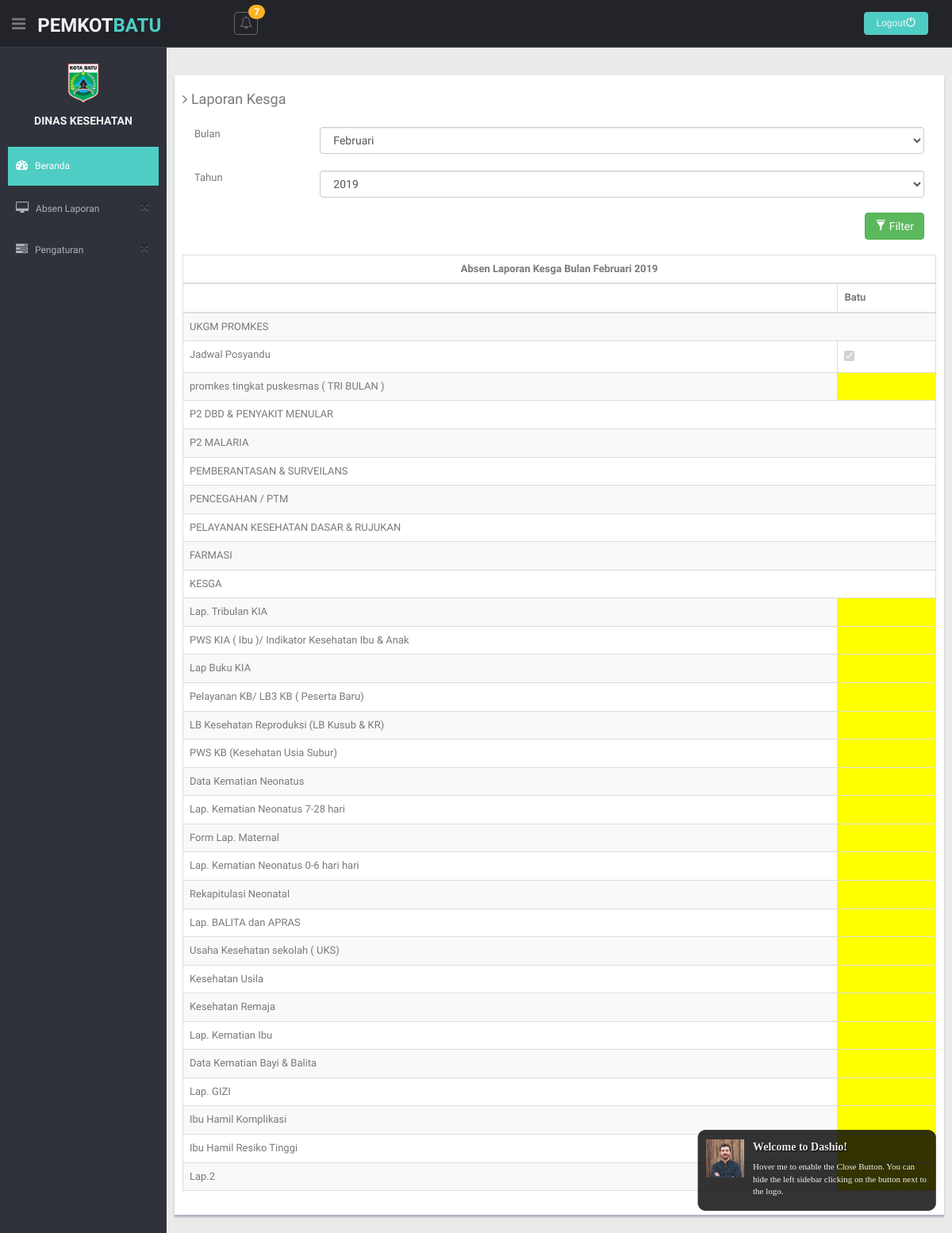
/index.php/user/laporanKesgaBatuUser, run on the app's committed database.
### tables this page shows
CREATE TABLE `detaillaporan` (
  `idDetailLaporan` int(11) NOT NULL,
  `idLaporan` varchar(50) NOT NULL,
  `namaField` varchar(225) NOT NULL,
  `namaKategori` varchar(200) NOT NULL,
  `Batu` varchar(255) NOT NULL DEFAULT 'BELUM',
  `Junrejo` varchar(255) NOT NULL,
  `Beji` varchar(255) NOT NULL,
  `Sisir` varchar(255) NOT NULL,
  `Bumiaji` varchar(255) NOT NULL DEFAULT 'BELUM',
  `terima` text NOT NULL,
  `susulan` text NOT NULL,
  `Kepanjen` varchar(100) DEFAULT NULL
);

### application/controllers/User.php (called while the page is built, shortened)
<?php
class User extends CI_Controller {
	public function __construct()
	{
		$this->load->model('UserModel');
		$this->load->model('KesgaModel');
		$this->load->model('P2plModel');
		$this->load->model('YankesModel');
	}
	public function laporanKesgaBatuUser()
	{
		$this->load->helper('url');
		$this->load->helper('form');
		$query = $this->db->query("select tahun,bulan from laporan where jenisLaporan= 'KESGA' order by kodeLaporan DESC LIMIT 1");
  foreach ($query->result() as $key) {
        $data['bulan']= $key->bulan;
        $data['tahun']= $key->tahun;
      }
		$data['kategori']= $this->KesgaModel->getLastKategori();
		$data['laporan']= $this->KesgaModel->getLastLaporan();
		$this->load->view('headeruser');
		$this->load->view('laporanKesgaBatuUser',$data);
	}
}

### index.php (called while the page is built, shortened)
<?php
require_once BASEPATH.'core/CodeIgniter.php';

### application/models/KesgaModel.php (called while the page is built, shortened)
<?php
class KesgaModel extends CI_Model {
    public function getLastLaporan(){
        $this->db->select('*');
        $this->db->distinct();
        $this->db->from('detaillaporan');
        $this->db->join('laporan', 'laporan.kodeLaporan = detaillaporan.idLaporan');
        $this->db->where('detaillaporan.idLaporan', '(SELECT kodeLaporan from laporan WHERE jenisLaporan = "KESGA" ORDER by kodeLaporan DESC LIMIT 1)',false);
         $query = $this->db->get();
            return $query->result();
    }
public function getLastKategori(){
    $this->db->distinct();
    $this->db->select('namaKategori');
    $this->db->distinct();
    $this->db->from('detaillaporan');
     $query = $this->db->get();
    return $query->result();
}
}

### application/views/laporanKesgaBatuUser.php (the view, shortened to what this page needs)
    <section id="main-content">
          <div class="col-lg-12">
      <section class="wrapper">
        <div class="row">
          <div class="row mt">
            <div class="form-panel">
              <h4 class="mb"><i class="fa fa-angle-right"></i> Laporan Kesga</h4>
             <?php echo form_open('User/filterKesgaBatu'); ?>
                <div class="form-group">
                  <label class="col-sm-2 col-sm-2 control-label">Bulan</label>
                  <div class="col-sm-10">
                     <select class="form-control" name="bulan" id="bulan">
                  <?php
                  $daftarBulan = array("Januari","Februari","Maret","April","Mei","Juni","Juli","Agustus","September","Oktober", "Desember");
                  foreach ($daftarBulan as $key) {
                  if($key== $bulan){?>
                    <option value="<?php echo $key?>" selected=""><?php echo $key?></option>
                 <?php }
                  else{?>
                     <option value="<?php echo $key?>" ><?php echo $key?></option>
                  <?php }}?>
                </select>
                  </div>
                </div>
                <div class="form-group"><br><br><br>
                  <label class="col-sm-2 col-sm-2 control-label">Tahun</label>
                  <div class="col-sm-10">
                   <select class="form-control" name="tahun" id="tahun">
                  <?php for($i=2015 ; $i<=2023;$i++){
                    if($i==$tahun){?>
                  <option value="<?php echo $i?>" selected=""><?php echo $i?></option>
            <?php   } else{?>
            <option value="<?php echo $i?>" ><?php echo $i?></option>
                  <?php   }} ?>
                </select><br>
                  </div>
                </div>
                <div class="form-group">
                <div class="col-sm-12" align="right">
               <button type="submit" id="btn-filter" class="btn btn-success" ><span class="glyphicon glyphicon-filter" ></span>  Filter</button>
                <?php echo form_close();?>
                           <br><br>
                  </div>
                </div>
                <table id="table" class="table table-striped table-bordered" cellspacing="0" width="100%">
            <thead>
            <tr>
              <th colspan="8" ><center>Absen Laporan Kesga Bulan <?php echo $bulan." "; echo $tahun?> </center> </th>
            </tr>
                <tr>
                    <th></th>
                    <th>Batu</th>
                </tr>
            </thead>
            <tbody>
            <?php foreach($kategori as $key){?>
              <tr>
                  <td colspan="6"><?php echo $key->namaKategori?></td>
              </tr>
              <?php foreach ($laporan as $data) {
                if($key->namaKategori==$data->namaKategori){?>
              <tr>
                <td><?php echo $data->namaField?></td>
              <?php if($data->Batu == "SUDAH") {?>
                <td><input type="checkbox" name="feeling" value="good" checked="" disabled readonly=""></td>
              <?php }else{?>
              <td style="background: yellow"></td>
              <?php } ?>
              </tr>
              <?php }}} ?>
            </tbody>
        </table>
            </div>
          </div>
      </section>
</body>
</html>

### assets/css/style.css (style rules this page uses)
body { color: #797979; background: #eaeaea; font-family: 'Ruda', sans-serif; padding: 0px !important; margin: 0px !important; font-size:13px; }
.mt { margin-top: 25px; }
.mb { margin-bottom: 25px; }
#main-content { margin-left: 210px; }
.wrapper { display: inline-block; margin-top: 60px; padding-left: 15px; padding-right: 15px; padding-bottom: 15px; padding-top: 0px; width: 100%; }
.form-panel { background: #ffffff; margin: 10px; padding: 10px; box-shadow: 0px 3px 2px #aab2bd; text-align: left; }
label { font-weight: 400; }

### data on the page
detaillaporan: namaField "Jadwal Posyandu"
detaillaporan: namaField "promkes tingkat puskesmas ( TRI BULAN )"
detaillaporan: namaField "Lap. Tribulan KIA"
detaillaporan: namaField "PWS KIA ( Ibu )/ Indikator Kesehatan Ibu & Anak"
detaillaporan: namaField "Lap Buku KIA"
detaillaporan: namaField "Pelayanan KB/ LB3 KB ( Peserta Baru)"
detaillaporan: namaField "LB Kesehatan Reproduksi (LB Kusub & KR)"
detaillaporan: namaField "PWS KB (Kesehatan Usia Subur)"
detaillaporan: namaField "Data Kematian Neonatus"
detaillaporan: namaField "Lap. Kematian Neonatus 7-28 hari"
detaillaporan: namaField "Form Lap. Maternal"
detaillaporan: namaField "Lap. Kematian Neonatus 0-6 hari hari"
detaillaporan: namaField "Rekapitulasi Neonatal"
detaillaporan: namaField "Lap. BALITA dan APRAS"
detaillaporan: namaField "Usaha Kesehatan sekolah ( UKS)"
detaillaporan: namaField "Kesehatan Usila"
detaillaporan: namaField "Kesehatan Remaja"
detaillaporan: namaField "Lap. Kematian Ibu"
detaillaporan: namaField "Data Kematian Bayi & Balita"
detaillaporan: namaField "Lap. GIZI"
detaillaporan: namaField "Ibu Hamil Komplikasi"
detaillaporan: namaField "Ibu Hamil Resiko Tinggi"
detaillaporan: namaField "Lap.2"

### other printed values
$bulan "Februari"
$tahun "2019"
$key->namaKategori "UKGM PROMKES"
$key->namaKategori "P2 DBD & PENYAKIT MENULAR"
$key->namaKategori "P2 MALARIA"
$key->namaKategori "PEMBERANTASAN & SURVEILANS"
$key->namaKategori "PENCEGAHAN / PTM"
$key->namaKategori "PELAYANAN KESEHATAN DASAR & RUJUKAN"
$key->namaKategori "FARMASI"
$key->namaKategori "KESGA"
form field bulan "Februari"
form field tahun "2019"
